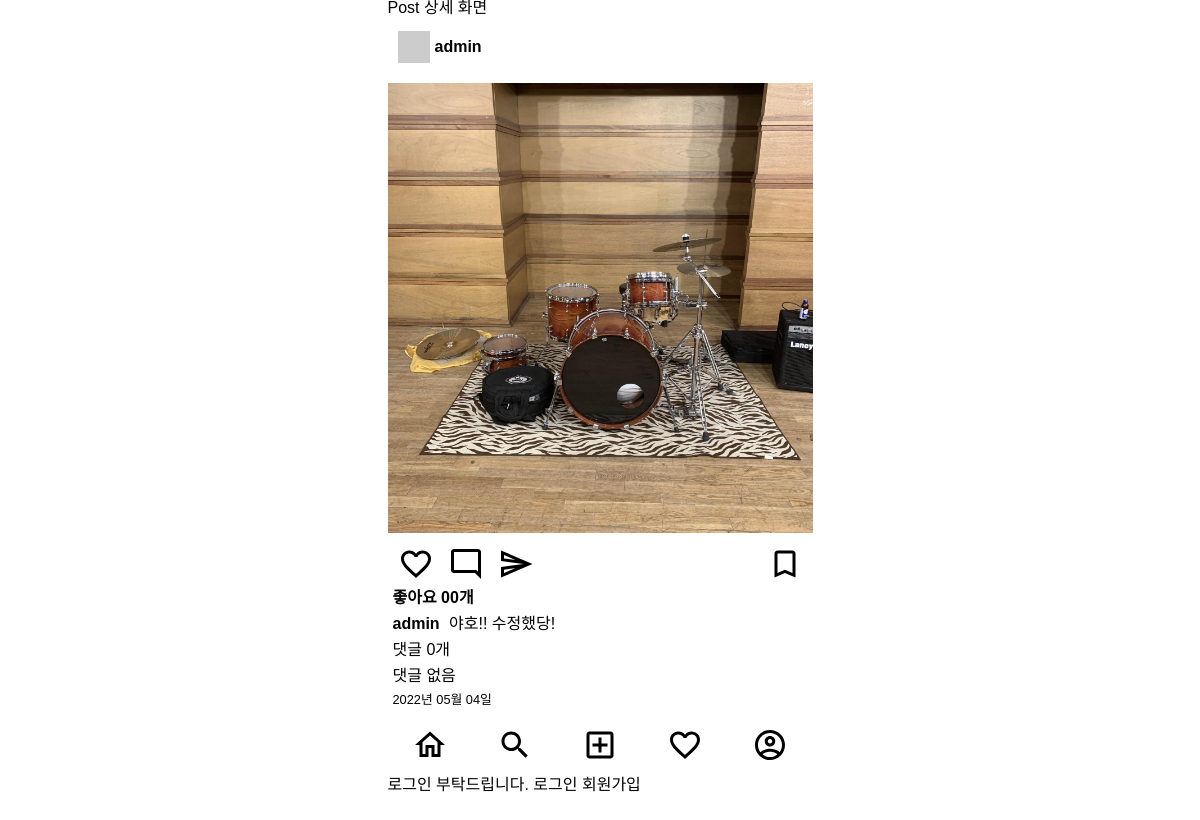
The app's page /posts/4/ with its own data.
### posts/models.py (models this page shows)
class Post(models.Model) :
    image = models.ImageField(verbose_name='이미지', null=True, blank=True)
    content = models.TextField(verbose_name= '내용')
    created_at = models.DateTimeField(verbose_name= '작성일', auto_now_add=True)
    view_count = models.IntegerField(verbose_name= '조회수', default=0)
    writer = models.ForeignKey(to=User, on_delete=models.CASCADE, null=True, blank=True)

### users/models.py (models this page shows)
class User(AbstractUser):
    phone = models.CharField(verbose_name='전화번호',max_length=11)
    object = UserManager() #유저와 유저매니저를 연결시켜준다, 클래스만 만들어놓으면 전혀 다른애가 되기 때문이다.

### posts/views.py (the view)
# urls.py: path('<int:id>/',post_detail_view, name='post-detail'),
def post_detail_view(request, id) :
    try :
        post = Post.objects.get(id=id) # 하나만 불러올거기 때문에 get 으로 불러온다.
    except Post.DoesNotExist:
        return redirect('index') # 주소에 id값을 다른걸 입력하게 되면 index로 넘어간다. - 에러가 나지 않게 하는 것
    context = {
        'post' : post,
        'form' : PostDetailForm,
    }
    return render(request, 'posts/post_detail.html', context)

### templates/posts/post_detail.html (shortened to what this page needs)
{% extends 'base.html' %}
{% block content %}
<h1>Post 상세 화면</h1>
{% include 'mixin/post_card.html' with detail=True %}
{% endblock %}

### templates/mixin/post_card.html (shortened to what this page needs)
{% load static %}
<div class="card">
    <div class="card__header">
        <img class="card__user-image" src="http://via.placeholder.com/32x32"/>
        <span class="card__user-name">{{ post.writer }}</span>
    </div>
    <div class="card__body">
        <div>
            {% if post.image %}
                <img class="card__image" src="{{ post.image.url }}">
            {% else %}
                <img class="card__image" src="http://via.placeholder.com/600x600">
            {% endif %}
        </div>
        <div class="card__btn-group">
            <div>
                <img class="card__btn" src="{% static 'icons/favorite_outlined_black_36dp.svg' %}" alt="좋아요"/>
                <img class="card__btn" src="{% static 'icons/mode_comment_outlined_black_36dp.svg' %}" alt="댓글"/>
                <img class="card__btn" src="{% static 'icons/send_outlined_black_36dp.svg' %}" alt="공유하기"/>
            </div>
            <div>
                <img class="card__btn" src="{% static 'icons/bookmark_outlined_black_36dp.svg' %}" alt="북마크"/>
            </div>
        </div>
        <div class="card_content">
            <span class="card__like-num">좋아요 00개</span>
            <div class="card__main-text">
                <p><span class="card__user-name">{{ post.writer }}</span>
                    {% if not detail%}
                        {{ post.content |truncatechars:35 }}
                    {% else %}
                        {{ post.content }}
                    {% endif %}
                    </p>
            </div>
            <div>
                <p class="">댓글 {{ post.comment_set.all.count }}개
                </p>
                <ul class="card__comment-group">
                    {% if not detail %}
                        {% for comment in post.comment_set.all|slice:":2" %}
                            <li><p><span class="card__user-name">{{ comment.writer }}</span>{{ comment.content }}</p>
                            </li>
                        {% empty %}
                            <li><p>댓글 없음</p></li>
                        {% endfor %}
                    {% else %}
                        {% for comment in post.comment_set.all %}
                            <li><p><span class="card__user-name">{{ comment.writer }}</span>{{ comment.content }}</p>
                            </li>
                        {% empty %}
                            <li><p>댓글 없음</p></li>
                        {% endfor %}
                    {% endif %}
                </ul>
            </div>
            <span class="card__created-at">{{ post.created_at|date:"Y년 m월 d일" }}</span>
        </div>
    </div>
</div>

### static/css/index.css (style rules this page uses)
.container { display: flex; flex-direction: column; max-width: 425px; }
body { font-family: 'Noto Sans KR', sans-serif; margin: 0 auto 60px auto; }
.card__header { display: flex; align-items: center; margin: 15px 0; padding: 0 5px; }
.card__user-image { margin: 0 5px; }
.card__user-name { font-weight: bold; margin: 0 5px 0 0; }
.card__body { margin: 10px 0; }
.card__image { height: 450px; width: 100%; margin: 5px 0; object-fit: cover; }
.card__btn-group { display: flex; justify-content: space-between; margin: 5px 0; padding: 0 5px; }
.card__btn { margin: 0 5px; }
.card_content { display: flex; flex-direction: column; padding: 0 5px; }
.card__like-num { font-weight: bold; }
.card__main-text { margin: 10px 0; }
.card__comment-group > li { margin: 10px 0; }
.card__created-at { font-weight: lighter; font-size: 0.8rem; }

### records on screen
Post: writer "admin", image (picture), content "야호!! 수정했당!", comment_set.all.count "0", created_at "2022년 05월 04일"
